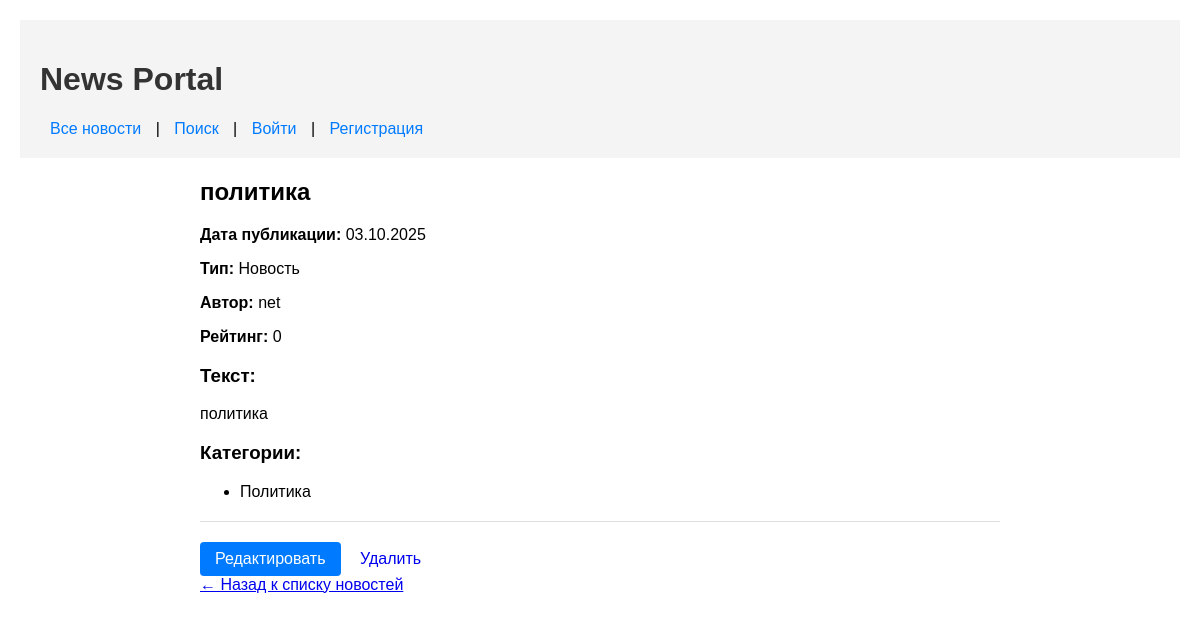
The app's page /news/40/ with its own data.
### news/models.py (models this page shows, shortened)
class Post(models.Model):
    ARTICLE = 'AR'
    NEWS = 'NW'
    POST_TYPES = [
        (ARTICLE, 'Статья'),
        (NEWS, 'Новость'),
    ]
    author = models.ForeignKey(Author, on_delete=models.CASCADE)
    post_type = models.CharField(max_length=2, choices=POST_TYPES, default=ARTICLE)
    created_at = models.DateTimeField(auto_now_add=True)
    categories = models.ManyToManyField(Category, through='PostCategory')
    title = models.CharField(max_length=200)
    text = models.TextField()
    rating = models.IntegerField(default=0)

class Author(models.Model):
    user = models.OneToOneField(User, on_delete=models.CASCADE)
    rating = models.IntegerField(default=0)

class Category(models.Model):
    name = models.CharField(max_length=100, unique=True)
    subscribers = models.ManyToManyField(
        'auth.User',
        through='CategorySubscriber',
        related_name='subscribed_categories',
        blank=True
    )

### news/views.py (the view)
# urls.py: path('<int:news_id>/', views.news_detail, name='news_detail'),
def news_detail(request, news_id):
    post = get_object_or_404(Post, id=news_id)
    return render(request, 'news/news_detail.html', {'post': post})

### news/templatetags/custom_filters.py (called while the page is built)
@register.filter
@stringfilter
def censor(value):
    bad_words = ['редиска', 'хрен', 'дурак']
    result = value
    for word in bad_words:
        if word in result.lower():
            start = result.lower().find(word)
            censored_word = word[0] + '*' * (len(word) - 1)
            original_word = result[start:start + len(word)]
            censored_word_with_case = original_word[0] + '*' * (len(original_word) - 1)
            result = result.replace(original_word, censored_word_with_case)
    return result

### news/templates/news/news_detail.html (shortened to what this page needs)
{% extends 'news/default.html' %}
{% load custom_filters %}
{% block content %}
    <div class="news-detail">
        <h2>{{ post.title|censor }}</h2>
        <div class="news-meta">
            <p><strong>Дата публикации:</strong> {{ post.created_at|date:"d.m.Y" }}</p>
            <p><strong>Тип:</strong> {{ post.get_post_type_display }}</p>
            <p><strong>Автор:</strong> {{ post.author.user.username }}</p>
            <p><strong>Рейтинг:</strong> {{ post.rating }}</p>
        </div>
        <div class="news-content">
            <h3>Текст:</h3>
            <p>{{ post.text|linebreaks|censor }}</p>
        </div>
        <div class="news-categories">
            <h3>Категории:</h3>
            <ul>
                {% for category in post.categories.all %}
                    <li>
                        {{ category.name }}
                    </li>
                {% empty %}
                    <li>Без категории</li>
                {% endfor %}
            </ul>
        </div>
        <div class="actions" style="margin-top: 20px; padding-top: 20px; border-top: 1px solid #ddd;">
        {% if post.post_type == 'NW' %}
            <a href="{% url 'news_edit' post.id %}" class="btn btn-primary">Редактировать</a>
            <a href="{% url 'news_delete' post.id %}" class="btn btn-danger">Удалить</a>
        {% else %}
            <a href="{% url 'article_edit' post.id %}" class="btn btn-primary">Редактировать</a>
            <a href="{% url 'article_delete' post.id %}" class="btn btn-danger">Удалить</a>
        {% endif %}
        </div>
        <a href="{% url 'news_list' %}">← Назад к списку новостей</a>
    </div>
{% endblock %}

### news/templates/news/default.html (style rules this page uses)
body { font-family: Arial, sans-serif; margin: 0; padding: 20px; }
.btn { padding: 8px 15px; border: none; border-radius: 4px; cursor: pointer; text-decoration: none; display: inline-block; }
.btn-primary { background: #007bff; color: white; }

### records on screen
Post: title|censor "политика", created_at "03.10.2025", post_type "Новость", author.user.username "net", rating "0", text|censor "политика"
Category: name "Политика"
